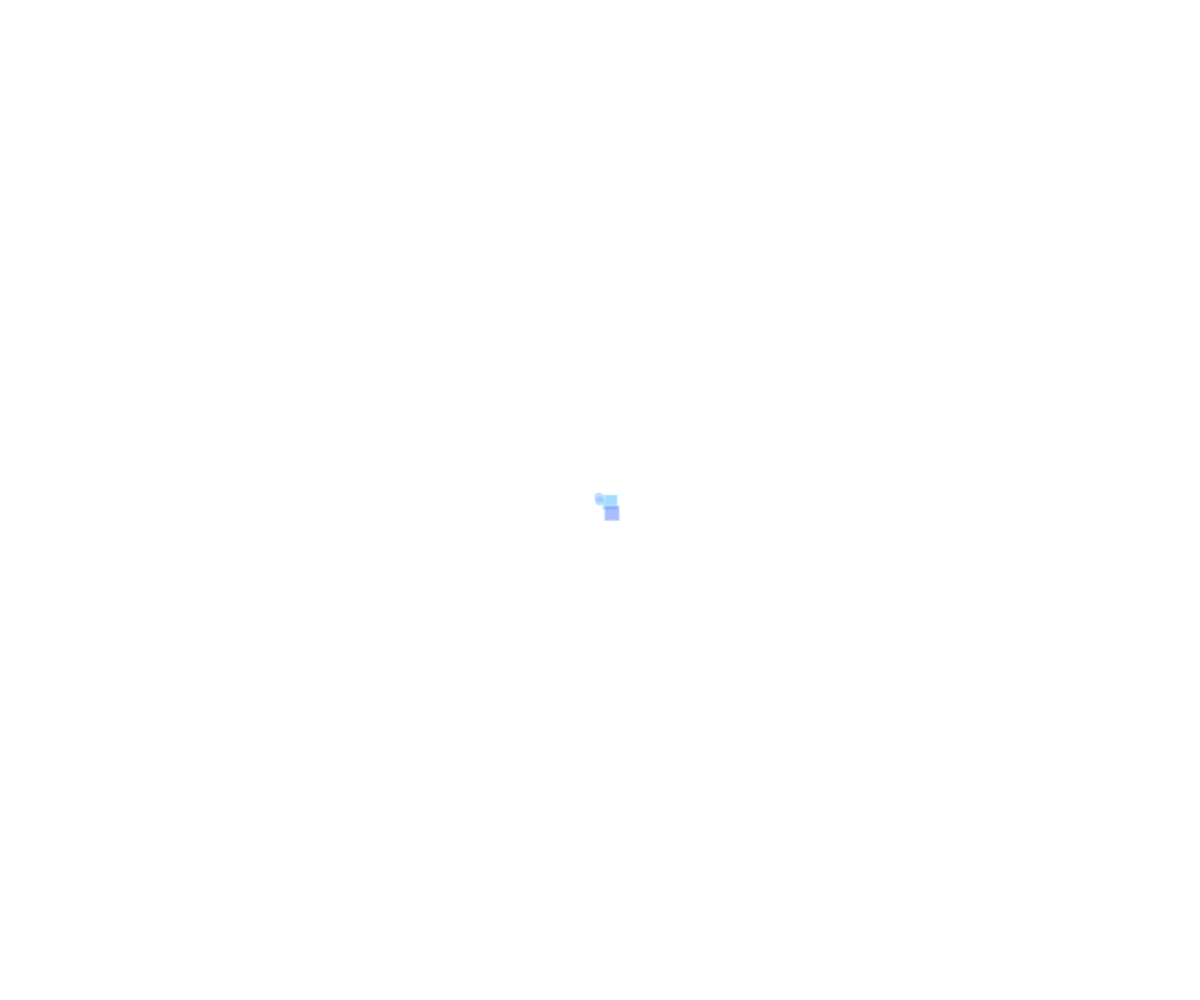
Frame 1 (no input)
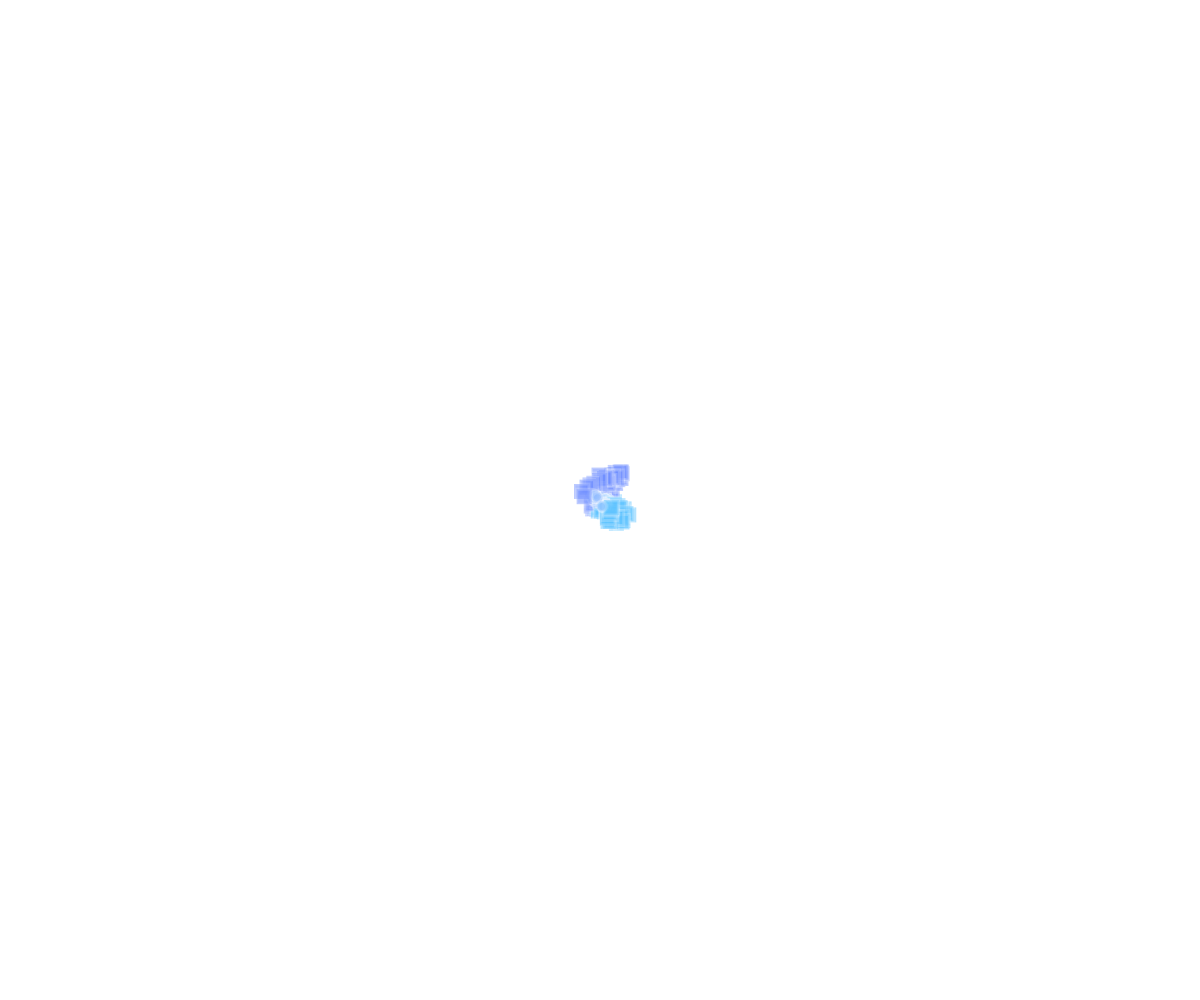
Frame 60 (no input)
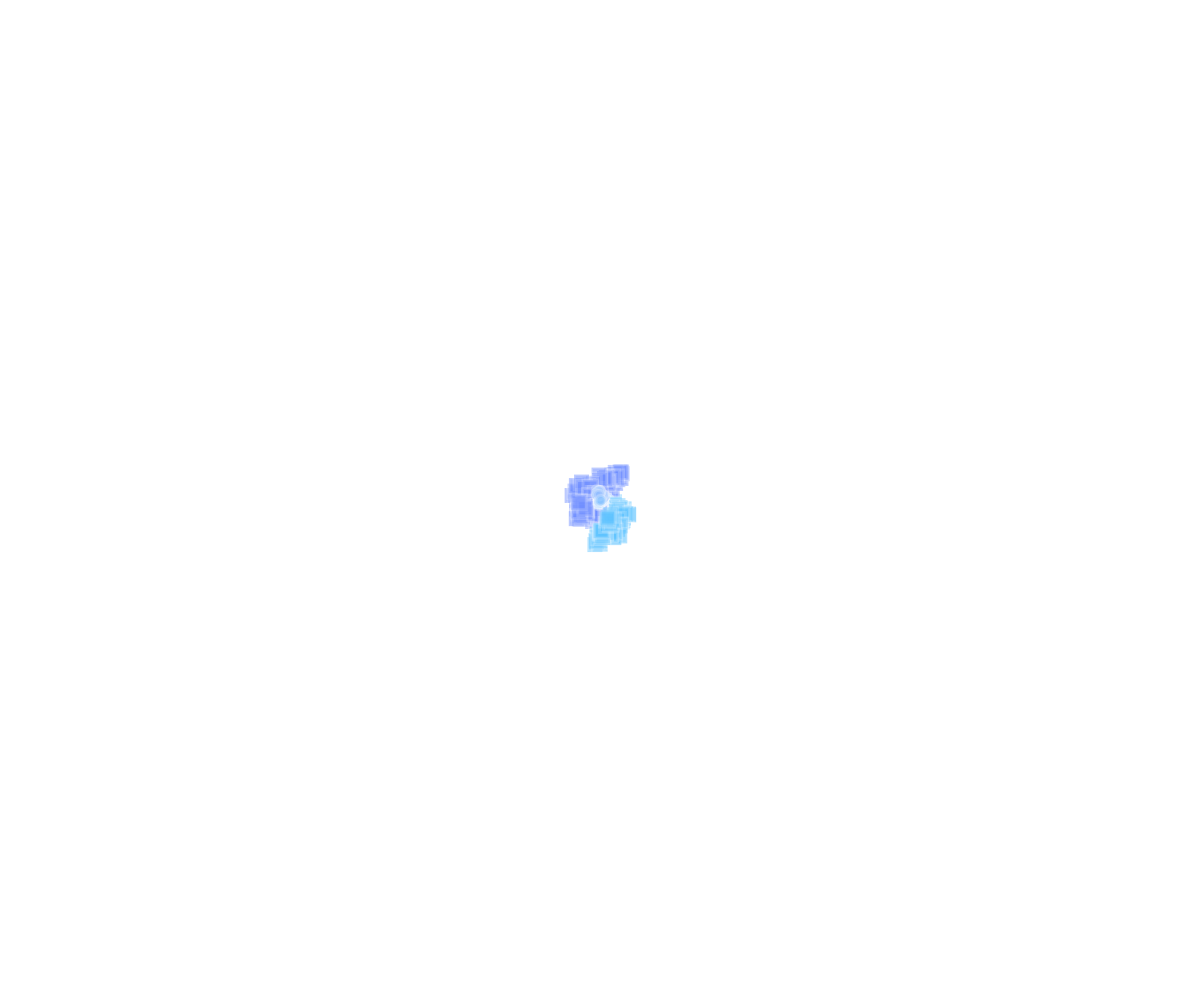
Frame 120 (the mouse pressed at the canvas centre since frame 60)

The p5.js sketch that drew these frames (run headless with seeded random() and noise() and a simulated clock; from frame 60 on, the mouse is pressed at the canvas centre):

// p5.js sketch
// ── sketch.js
//let posX;
//let posY;
//const vel = 3;
let w1;
let w2;
let w3;
let w4;

function setup() {
  createCanvas(windowWidth, windowHeight);
  w1 = new Walker(windowWidth / 2, windowHeight / 2);
  w2 = new Walker(windowWidth / 2, windowHeight / 2);
  w3 = new Walker(windowWidth / 2, windowHeight / 2);
  w4 = new Walker(windowWidth / 2, windowHeight / 2);
  //posX = windowWidth / 2;
  //posY = windowHeight / 2;
}

function draw() {
  w1.update();
  w1.display();

  w2.update();
  w2.display();

  w3.update();
  w3.display();

  w4.update();
  w4.display();

  //background(255);
  //update();
  //fill(0);
  //stroke(255, 50);
  //strokeWeight(3);
  //circle(posX, posY, 10);
}

//function update() {
//posX += random(-vel, vel);
// posY += random(-vel, vel);
//}

class Walker {
  constructor(_posX, _posY) {
    this.posX = _posX;
    this.posY = _posY;
    this.vel = random(1, 8);
    this.color = color(random(55, 250), random(120, 220), 255, 150);
    this.esCirculo = random() > 0.5 ? true : false;
  }

  update() {
    this.posX += random(-this.vel, this.vel);
    this.posY += random(-this.vel, this.vel);
  }

  display() {
    fill(this.color);

    if (this.esCirculo > 0.5) {
      stroke(255, 50);
      strokeWeight(3);
      circle(this.posX, this.posY, 10);
    } else {
      stroke(255, 50);
      strokeWeight(3);
      rect(this.posX, this.posY, 15, 15);
    }
  }
}
